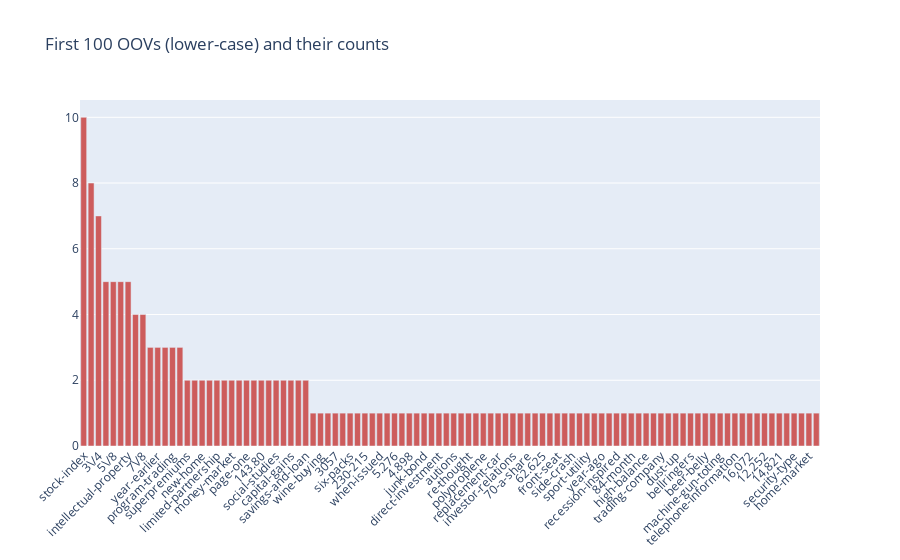

The cell this chart's notebook holds for it:
### Code cell
TRUNCATION = 100

oov_train = get_OOV(word2vec, df_train['token'])
oov_occurrence = df_train['token'].explode()[df_train['token'].explode().isin(oov_train)]
oov_occurrence = oov_occurrence.value_counts()[:TRUNCATION]

fig = go.Figure()
fig.add_trace(go.Bar(
    x=oov_occurrence.keys(),
    y=oov_occurrence.values,
    name='OOV counts',
    marker_color='indianred'
))

# Here we modify the tickangle of the xaxis, resulting in rotated labels.
fig.update_layout(barmode='group', xaxis_tickangle=-45, title = f"First {TRUNCATION} OOVs (lower-case) and their counts")
fig.show()

### Figure 1 — Plotly figure (JSON) as saved in the notebook; plotly's stock layout.template omitted (floating-point values rounded to 4 significant figures)
{"data": [{"marker": {"color": "indianred"}, "name": "OOV counts", "type": "bar", "x": ["stock-index", "fetal-tissue", "3\\/4", "crocidolite", "5\\/8", "1\\/4", "intellectual-property", "roof-crush", "7\\/8", "1\\/2", "year-earlier", "low-ability", "program-trading", "cop-killer", "superpremiums", "subminimum", "new-home", "light-truck", "limited-partnership", "family-planning", "money-market", "test-coaching", "page-one", "1.8415", "143.80", "142.85", "social-studies", "subskills", "capital-gains", "index-arbitrage", "savings-and-loan", "one-upsmanship", "wine-buying", "big-ticket", "3057", "sticker-shock", "six-packs", "382-37", "230-215", "six-bottle", "when-issued", "2645.90", "5.276", "3.253", "4.898", "1.457", "junk-bond", "278.7", "direct-investment", "automotive-lighting", "autions", "building-products", "re-thought", "1\\/10th", "polyproplene", "non-biodegradable", "replacement-car", "identity-management", "investor-relations", "marketing-communications", "70-a-share", "asset-sale", "62.625", "lap-shoulder", "front-seat", "car-safety", "side-crash", "auto-safety", "sport-utility", "merger-related", "year-ago", "anti-takeover", "recession-inspired", "forest-product", "84-month", "greenmailer", "high-balance", "sogo-shosha", "trading-company", "detective-story", "dust-up", "bell-ringer", "bellringers", "equal-opportunity", "beer-belly", "unenticing", "machine-gun-toting", "higher-salaried", "telephone-information", "62%-owned", "16,072", "18,444", "12,252", "11,762", "14,821", "82,389", "security-type", "computer-driven", "home-market", "foreign-led"], "y": [10, 8, 7, 5, 5, 5, 5, 4, 4, 3, 3, 3, 3, 3, 2, 2, 2, 2, 2, 2, 2, 2, 2, 2, 2, 2, 2, 2, 2, 2, 2, 1, 1, 1, 1, 1, 1, 1, 1, 1, 1, 1, 1, 1, 1, 1, 1, 1, 1, 1, 1, 1, 1, 1, 1, 1, 1, 1, 1, 1, 1, 1, 1, 1, 1, 1, 1, 1, 1, 1, 1, 1, 1, 1, 1, 1, 1, 1, 1, 1, 1, 1, 1, 1, 1, 1, 1, 1, 1, 1, 1, 1, 1, 1, 1, 1, 1, 1, 1, 1]}], "layout": {"barmode": "group", "title": {"text": "First 100 OOVs (lower-case) and their counts"}, "xaxis": {"tickangle": -45}}}
